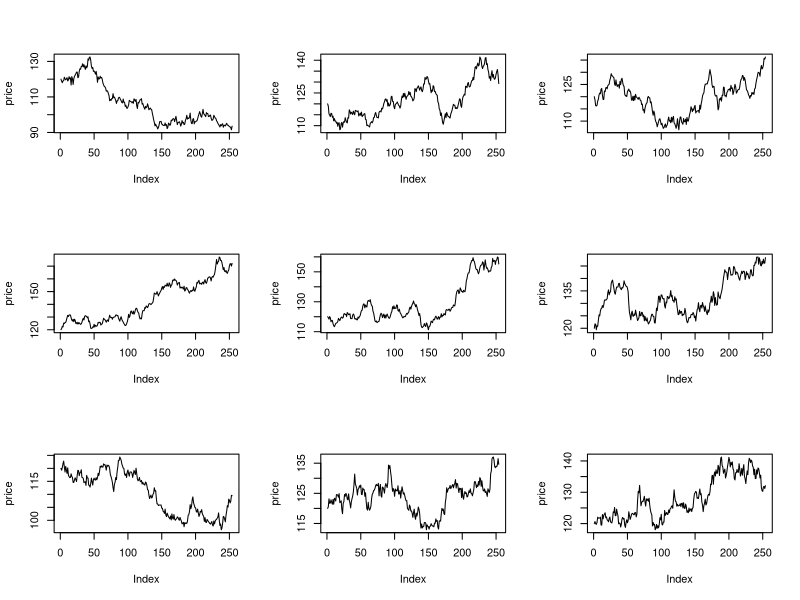

Source code (R):
## ---- chunk 1
set.seed(2012)
n = 253
par(mfrow = c(3,3))
for (i in (1:9)){
  logr = rnorm(n, 0.05/253, 0.2/sqrt(253))
  price = c(120, 120 * exp(cumsum(logr)))
  plot(price, type = "l")
}
## ---- chunk 2
data = read.csv('MCD_PriceDaily.csv')
logReturn = diff(log(data[,"Adj.Close"]))
head(logReturn)
## ---- chunk 3
#Simulation of situation
niter = 1e5
set.seed(2015)
outcome = rep(0, niter)
outcome2 = rep(0, niter)

for(i in (1:niter)){
  logr = rnorm(20, mean = mean(logReturn), sd = sd(logReturn))
  price = 93.07*exp(cumsum(logr))
  outcome[i] = ifelse(sum(price < 84.5) > 1, 125, -1)
  ind = (min(price) < 85)
  outcome2[i] = 100*ind - (1 - ind)
}
## ---- chunk 4
#Expected Value from Bet
ev <- sum(outcome)/niter
ev2 <- sum(outcome)/niter
c(ev,ev2)
